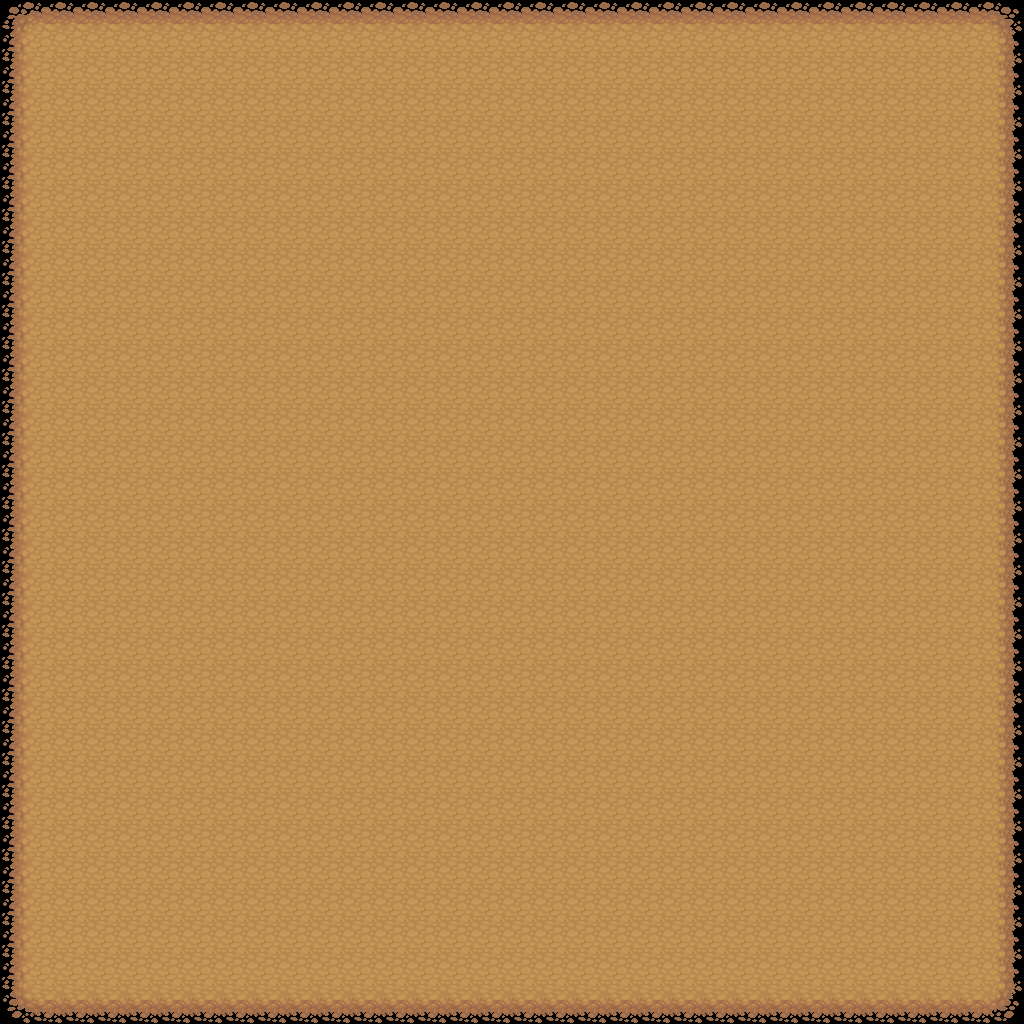

Rendered tile map (Tiled .tmx) drawn with the repository's tilesets; below, a short description and the map source with its tile grids summarised:
An orthogonal 32x32 tile map with 32x32 px tiles, 3 tile layers (bottomlayer, midlayer, toplayer) and 1 object (spawnRegion).

<map version="1.0" tiledversion="1.0.3" orientation="orthogonal" renderorder="right-down" width="32" height="32" tilewidth="32" tileheight="32" nextobjectid="2">
 <tileset firstgid="1" source="tiles2.tsx" />
 <layer name="bottomlayer" width="32" height="32">
  <properties>
   <property name="level" type="int" value="0" />
  </properties>
  <data>[1024 cells, 900 non-empty, 1 distinct tile ids]</data>
 </layer>
 <layer name="midlayer" width="32" height="32">
  <properties>
   <property name="level" type="int" value="1" />
  </properties>
  <data>[1024 cells, 124 non-empty, 8 distinct tile ids]</data>
 </layer>
 <layer name="toplayer" width="32" height="32">
  <properties>
   <property name="level" type="int" value="2" />
  </properties>
  <data>[1024 cells, 0 non-empty, 0 distinct tile ids]</data>
 </layer>
 <objectgroup name="Object Layer 1">
  <object id="1" type="spawnRegion" x="210.666" y="726.667" width="521.333" height="164">
   <properties>
    <property name="quantity" type="int" value="5" />
    <property name="respawn" type="bool" value="true" />
    <property name="type" value="terrorist" />
   </properties>
  </object>
 </objectgroup>
</map>
